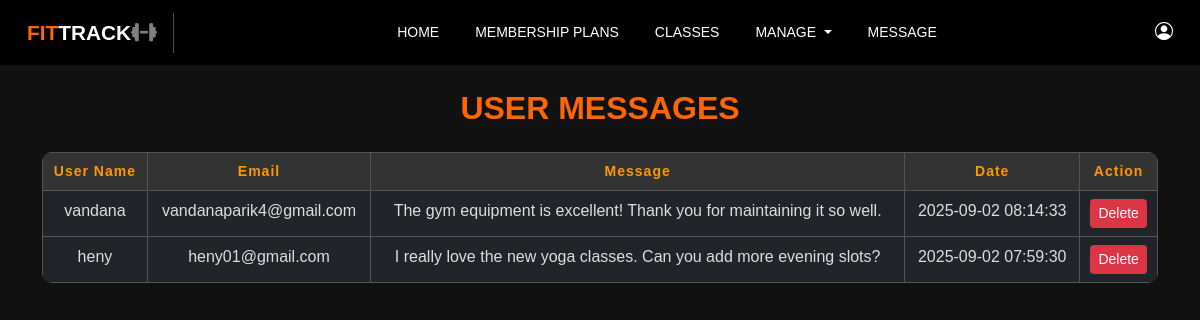
Page /admin/admin_message.php on the committed database.
### tables this page shows
CREATE TABLE `contact_messages` (
  `id` int(11) NOT NULL,
  `name` varchar(100) NOT NULL,
  `email` varchar(150) NOT NULL,
  `phone` varchar(20) NOT NULL,
  `message` text NOT NULL,
  `created_at` timestamp NOT NULL DEFAULT current_timestamp()
);

### admin/admin_message.php (the view, shortened to what this page needs)
<?php
@include '../config.php';
?>
<!DOCTYPE html>
<html lang="en">
<head>
    <link href="https://cdn.jsdelivr.net/npm/bootstrap@5.3.0/dist/css/bootstrap.min.css" rel="stylesheet">
    <link rel="stylesheet" href="https://cdn.jsdelivr.net/npm/bootstrap-icons@1.11.3/font/bootstrap-icons.css">
    <link rel="stylesheet" href="https://cdnjs.cloudflare.com/ajax/libs/font-awesome/6.5.2/css/all.min.css">
    <link rel="stylesheet" href="../css/admin_message.css">
</head>
<body>
<?php include 'admin_header.php'; ?>
<div class="container mt-4">
    <h2 class="text-center mb-4" style="color: #ff6600;">USER MESSAGES</h2>
    <div class="table-responsive">
        <table class="table table-dark table-bordered table-hover text-center custom-table">
            <thead>
                <tr>
                    <th>User Name</th>
                    <th>Email</th>
                    <th>Message</th>
                    <th>Date</th>
                    <th>Action</th>
                </tr>
            </thead>
            <tbody>
                <?php
                $result = mysqli_query($conn, "SELECT * FROM contact_messages ORDER BY id DESC") or die("Query failed");
                if (mysqli_num_rows($result) > 0) {
                    while ($row = mysqli_fetch_assoc($result)) {
                ?>
                <tr>
                    <td><?php echo htmlspecialchars($row['name']); ?></td>
                    <td><?php echo htmlspecialchars($row['email']); ?></td>
                    <td><?php echo nl2br(htmlspecialchars($row['message'])); ?></td>
                    <td><?php echo $row['created_at']; ?></td>
                    <td>
                        <a href="admin_message.php?delete=<?php echo $row['id']; ?>"
                           class="btn btn-sm btn-danger"
                           onclick="return confirm('Are you sure you want to delete this message?');">
                           Delete
                        </a>
                    </td>
                </tr>
                <?php
                    }
                } else {
                    echo '<tr><td colspan="6" class="text-center text-muted">No messages found</td></tr>';
                }
                ?>
            </tbody>
        </table>
    </div>
</div>
</body>
</html>

### css/admin_message.css (style rules this page uses)
body { background-color: #111; color: #ddd; font-family: 'Muli', sans-serif; }
h2 { font-weight: 700; }
.table { border-radius: 10px; overflow: hidden; }
.table thead { background-color: #222; }
.table th { font-size: 14px; letter-spacing: 1px; background: #333; color: #ff9800 !important; }
.table td { color: #ddd; }
.table tbody tr { background-color: #1e1e1e !important; }
.table-bordered th, .table-bordered td { border: 1px solid #555 !important; }
.btn-danger { background-color: #dc3545 !important; border: none; transition: 0.3s; }

### admin/admin_header.php (style rules this page uses)
body { margin: 0; font-family: Arial, sans-serif; background-size: cover; }

### rows in the picture
contact_messages: name "vandana", email "vandanaparik4@gmail.com", message "The gym equipment is excellent! Thank you for maintaining it so well.", created_at "2025-09-02 08:14:33"
contact_messages: name "heny", email "heny01@gmail.com", message "I really love the new yoga classes. Can you add more evening slots?", created_at "2025-09-02 07:59:30"
